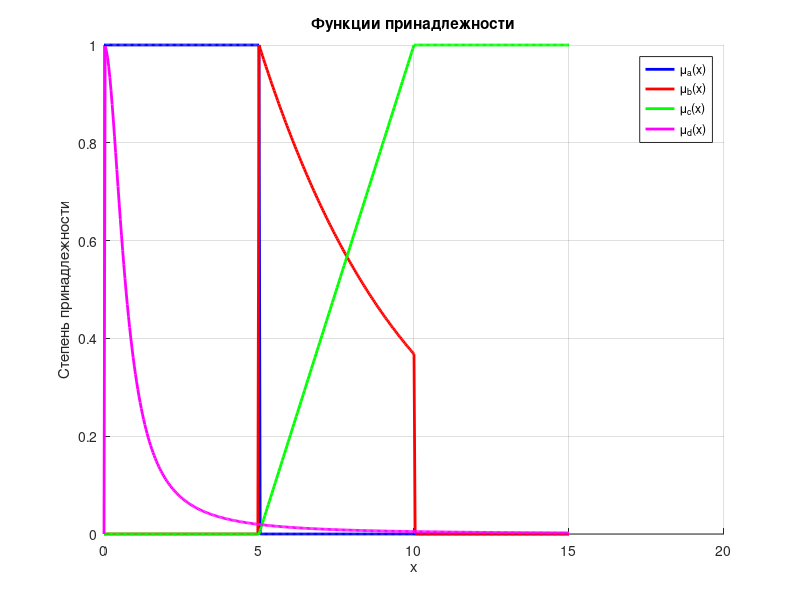

Source code (MATLAB):
% Определение диапазона значений
x = linspace(0, 15, 400); % От 0 до 15 для функций a и b, и немного больше для d

% Функция принадлежности μa(x)
mu_a = zeros(size(x));
mu_a(x >= 0 & x <= 5) = 1; % μa(x) = 1, если 0 ≤ x ≤ 5
% μa(x) остается равной нулю для остальных значений

% Функция принадлежности μb(x)
mu_b = zeros(size(x));
mu_b(x >= 5 & x <= 10) = exp(-(x(x >= 5 & x <= 10)-5)/5); % μb(x)

% Функция принадлежности μc(x)
a1 = 5;
a2 = 10;
mu_c = zeros(size(x));
mu_c(x > a2) = 1; % μc(x) = 1, если x > a2
mu_c(x >= a1 & x <= a2) = (x(x >= a1 & x <= a2)-a1)/(a2-a1); % μc

% Функция принадлежности μd(x)
mu_d = zeros(size(x));
mu_d(x > 0) = 1 ./ (1 + 2 * (x(x > 0).^2)); % μd

% Построение графиков
figure;
hold on;
plot(x, mu_a, 'b', 'LineWidth', 2, 'DisplayName', '\mu_a(x)');
plot(x, mu_b, 'r', 'LineWidth', 2, 'DisplayName', '\mu_b(x)');
plot(x, mu_c, 'g', 'LineWidth', 2, 'DisplayName', '\mu_c(x)');
plot(x, mu_d, 'm', 'LineWidth', 2, 'DisplayName', '\mu_d(x)');
hold off;

xlabel('x');
ylabel('Степень принадлежности');
title('Функции принадлежности');
legend show;
grid on;

% Разложение по уровням
disp('Разложение по уровням для μa:');
disp('Уровень: a -> x ∈ [0,5]');
disp('Уровень: 0 -> все');

disp('Разложение по уровням для μb:');
disp('Уровень: a -> x ∈ [5,5*ln(a)+5]');
disp('Уровень: 0 -> все');

disp('Разложение по уровням для μc:');
disp('Уровень: a -> x ∈ [a*(a2-a1)+a1,+беск]');
disp('Уровень: 0 -> все');
disp('Уровень: 1 -> x > a2');

disp('Разложение по уровням для μd:');
disp('Уровень: a -> x ∈ [0,sqrt((1-a)/2a)');




% Определение уровней
levels = [0, 0.2, 0.4, 0.6, 0.8, 1];

% Разложение по уровням для каждой функции
disp('Разложение по уровням:');

% Для каждой функции
for func_idx = {'μa', 'μb', 'μc', 'μd'}
    fprintf('Разложение для %s:\n', func_idx{1});
    
    % Разложение по уровням
    decomposition = ''; % Инициализация строки для разложения
    
    for level = levels
        % Находим значения x для каждого уровня
        if strcmp(func_idx{1}, 'μa')
            values = find(mu_a >= level);
        elseif strcmp(func_idx{1}, 'μb')
            values = find(mu_b >= level);
        elseif strcmp(func_idx{1}, 'μc')
            values = find(mu_c >= level);
        elseif strcmp(func_idx{1}, 'μd')
            values = find(mu_d >= level);
        end
        
        % Записываем минимальные и максимальные значения x для каждого уровня
        if ~isempty(values)
            min_x = min(x(values));
            max_x = max(x(values));
            interval_str = sprintf('%.1f[%.2f, %.2f]', level, min_x, max_x);
            decomposition = [decomposition, interval_str, ' + ']; % Добавляем к строке разложения
        end
    end
    
    % Удаляем последний ' + '
    if ~isempty(decomposition)
        decomposition(end-2:end) = []; % Удаляем последние три символа '+ '
    end
    
    fprintf('%s\n', decomposition);
end